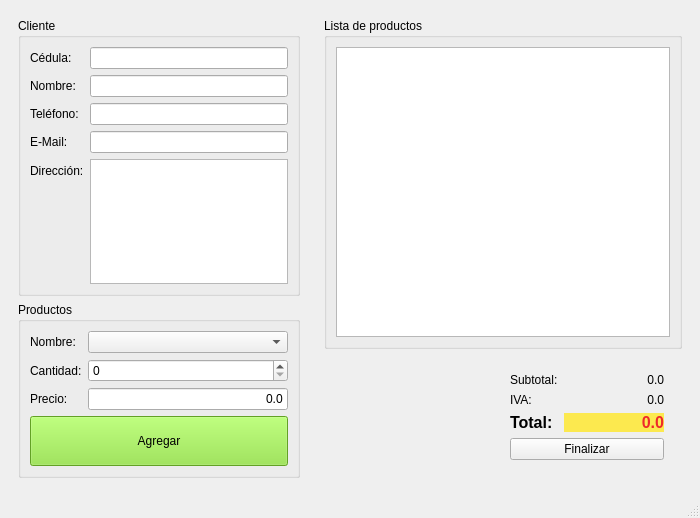
<?xml version="1.0" encoding="UTF-8"?>
<ui version="4.0">
 <class>Tienda</class>
 <widget class="QMainWindow" name="Tienda">
  <property name="enabled">
   <bool>true</bool>
  </property>
  <property name="geometry">
   <rect>
    <x>0</x>
    <y>0</y>
    <width>700</width>
    <height>518</height>
   </rect>
  </property>
  <property name="windowTitle">
   <string>Tienda</string>
  </property>
  <property name="windowIcon">
   <iconset resource="Resourse/Resourse.qrc">
    <normaloff>:/Icon/comprar.png</normaloff>:/Icon/comprar.png</iconset>
  </property>
  <widget class="QWidget" name="centralwidget">
   <layout class="QHBoxLayout" name="horizontalLayout_3">
    <item>
     <widget class="QWidget" name="widget" native="true">
      <property name="minimumSize">
       <size>
        <width>300</width>
        <height>0</height>
       </size>
      </property>
      <property name="maximumSize">
       <size>
        <width>300</width>
        <height>16777215</height>
       </size>
      </property>
      <layout class="QVBoxLayout" name="verticalLayout_2">
       <item>
        <widget class="QGroupBox" name="groupBox_2">
         <property name="title">
          <string>Cliente</string>
         </property>
         <layout class="QFormLayout" name="formLayout_2">
          <item row="0" column="0">
           <widget class="QLabel" name="label_7">
            <property name="text">
             <string>Cédula:</string>
            </property>
           </widget>
          </item>
          <item row="0" column="1">
           <widget class="QLineEdit" name="inCedula"/>
          </item>
          <item row="1" column="0">
           <widget class="QLabel" name="label_8">
            <property name="text">
             <string>Nombre:</string>
            </property>
           </widget>
          </item>
          <item row="1" column="1">
           <widget class="QLineEdit" name="inNombre"/>
          </item>
          <item row="2" column="0">
           <widget class="QLabel" name="label_9">
            <property name="text">
             <string>Teléfono:</string>
            </property>
           </widget>
          </item>
          <item row="2" column="1">
           <widget class="QLineEdit" name="inTelefono"/>
          </item>
          <item row="3" column="0">
           <widget class="QLabel" name="label_10">
            <property name="text">
             <string>E-Mail:</string>
            </property>
           </widget>
          </item>
          <item row="3" column="1">
           <widget class="QLineEdit" name="inEmail"/>
          </item>
          <item row="4" column="0">
           <widget class="QLabel" name="label_11">
            <property name="text">
             <string>Dirección:</string>
            </property>
           </widget>
          </item>
          <item row="4" column="1">
           <widget class="QTextEdit" name="inDirection"/>
          </item>
         </layout>
        </widget>
       </item>
       <item>
        <widget class="QGroupBox" name="groupBox_3">
         <property name="title">
          <string>Productos</string>
         </property>
         <layout class="QFormLayout" name="formLayout_3">
          <item row="0" column="0">
           <widget class="QLabel" name="label_12">
            <property name="text">
             <string>Nombre:</string>
            </property>
           </widget>
          </item>
          <item row="0" column="1">
           <widget class="QComboBox" name="inProducto"/>
          </item>
          <item row="1" column="0">
           <widget class="QLabel" name="label_13">
            <property name="text">
             <string>Cantidad:</string>
            </property>
           </widget>
          </item>
          <item row="1" column="1">
           <widget class="QSpinBox" name="inCantidad"/>
          </item>
          <item row="2" column="0">
           <widget class="QLabel" name="label_14">
            <property name="text">
             <string>Precio:</string>
            </property>
           </widget>
          </item>
          <item row="3" column="0" colspan="2">
           <widget class="QPushButton" name="cmdAgregar">
            <property name="minimumSize">
             <size>
              <width>0</width>
              <height>50</height>
             </size>
            </property>
            <property name="styleSheet">
             <string notr="true">background-color: rgb(138, 226, 52);</string>
            </property>
            <property name="text">
             <string>Agregar</string>
            </property>
           </widget>
          </item>
          <item row="2" column="1">
           <widget class="QLineEdit" name="outPrecio">
            <property name="enabled">
             <bool>true</bool>
            </property>
            <property name="text">
             <string>0.0</string>
            </property>
            <property name="alignment">
             <set>Qt::AlignRight|Qt::AlignTrailing|Qt::AlignVCenter</set>
            </property>
            <property name="readOnly">
             <bool>true</bool>
            </property>
           </widget>
          </item>
         </layout>
        </widget>
       </item>
       <item>
        <spacer name="verticalSpacer">
         <property name="orientation">
          <enum>Qt::Vertical</enum>
         </property>
         <property name="sizeHint" stdset="0">
          <size>
           <width>20</width>
           <height>40</height>
          </size>
         </property>
        </spacer>
       </item>
      </layout>
     </widget>
    </item>
    <item>
     <widget class="QWidget" name="widget_2" native="true">
      <layout class="QVBoxLayout" name="verticalLayout">
       <item>
        <widget class="QGroupBox" name="groupBox">
         <property name="title">
          <string>Lista de productos</string>
         </property>
         <layout class="QHBoxLayout" name="horizontalLayout">
          <item>
           <widget class="QTableWidget" name="outDetalle">
            <property name="gridStyle">
             <enum>Qt::SolidLine</enum>
            </property>
           </widget>
          </item>
         </layout>
        </widget>
       </item>
       <item>
        <widget class="QWidget" name="widget_3" native="true">
         <layout class="QHBoxLayout" name="horizontalLayout_2">
          <item>
           <spacer name="horizontalSpacer">
            <property name="orientation">
             <enum>Qt::Horizontal</enum>
            </property>
            <property name="sizeHint" stdset="0">
             <size>
              <width>45</width>
              <height>20</height>
             </size>
            </property>
           </spacer>
          </item>
          <item>
           <widget class="QWidget" name="widget_4" native="true">
            <layout class="QFormLayout" name="formLayout">
             <item row="0" column="0">
              <widget class="QLabel" name="label">
               <property name="text">
                <string>Subtotal:</string>
               </property>
              </widget>
             </item>
             <item row="0" column="1">
              <widget class="QLabel" name="outSubtotal">
               <property name="minimumSize">
                <size>
                 <width>100</width>
                 <height>0</height>
                </size>
               </property>
               <property name="text">
                <string>0.0</string>
               </property>
               <property name="alignment">
                <set>Qt::AlignRight|Qt::AlignTrailing|Qt::AlignVCenter</set>
               </property>
              </widget>
             </item>
             <item row="1" column="0">
              <widget class="QLabel" name="label_3">
               <property name="text">
                <string>IVA:</string>
               </property>
              </widget>
             </item>
             <item row="1" column="1">
              <widget class="QLabel" name="outIva">
               <property name="minimumSize">
                <size>
                 <width>100</width>
                 <height>0</height>
                </size>
               </property>
               <property name="text">
                <string>0.0</string>
               </property>
               <property name="alignment">
                <set>Qt::AlignRight|Qt::AlignTrailing|Qt::AlignVCenter</set>
               </property>
              </widget>
             </item>
             <item row="2" column="0">
              <widget class="QLabel" name="label_5">
               <property name="font">
                <font>
                 <pointsize>12</pointsize>
                 <weight>75</weight>
                 <bold>true</bold>
                </font>
               </property>
               <property name="text">
                <string>Total:</string>
               </property>
              </widget>
             </item>
             <item row="2" column="1">
              <widget class="QLabel" name="outTotal">
               <property name="minimumSize">
                <size>
                 <width>100</width>
                 <height>0</height>
                </size>
               </property>
               <property name="font">
                <font>
                 <pointsize>12</pointsize>
                 <weight>75</weight>
                 <bold>true</bold>
                </font>
               </property>
               <property name="styleSheet">
                <string notr="true">background-color: rgb(252, 233, 79);
color: rgb(239, 41, 41);</string>
               </property>
               <property name="text">
                <string>0.0</string>
               </property>
               <property name="alignment">
                <set>Qt::AlignRight|Qt::AlignTrailing|Qt::AlignVCenter</set>
               </property>
              </widget>
             </item>
             <item row="3" column="0" colspan="2">
              <widget class="QPushButton" name="cmdFinalizar">
               <property name="text">
                <string>Finalizar</string>
               </property>
              </widget>
             </item>
            </layout>
           </widget>
          </item>
         </layout>
        </widget>
       </item>
      </layout>
     </widget>
    </item>
   </layout>
  </widget>
  <widget class="QMenuBar" name="menubar">
   <property name="geometry">
    <rect>
     <x>0</x>
     <y>0</y>
     <width>700</width>
     <height>20</height>
    </rect>
   </property>
  </widget>
  <widget class="QStatusBar" name="statusbar"/>
 </widget>
 <resources>
  <include location="Resourse/Resourse.qrc"/>
 </resources>
 <connections/>
</ui>
